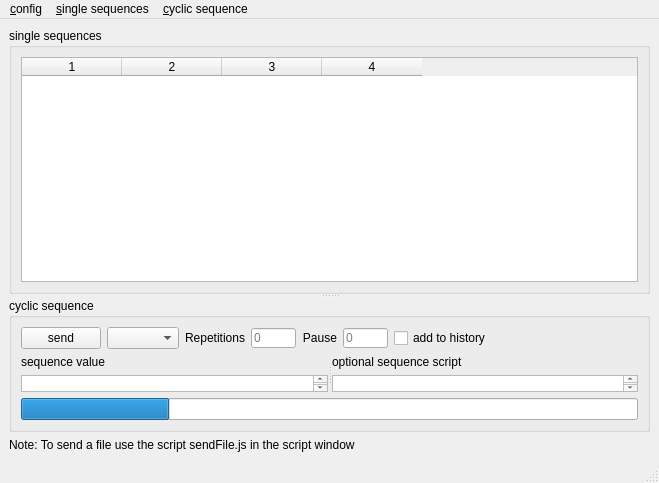
<?xml version="1.0" encoding="UTF-8"?>
<ui version="4.0">
 <class>SendWindow</class>
 <widget class="QMainWindow" name="SendWindow">
  <property name="geometry">
   <rect>
    <x>0</x>
    <y>0</y>
    <width>659</width>
    <height>483</height>
   </rect>
  </property>
  <property name="sizePolicy">
   <sizepolicy hsizetype="Preferred" vsizetype="Preferred">
    <horstretch>0</horstretch>
    <verstretch>0</verstretch>
   </sizepolicy>
  </property>
  <property name="windowTitle">
   <string>Send</string>
  </property>
  <property name="windowIcon">
   <iconset resource="ScriptCommunicator.qrc">
    <normaloff>:/images/send.png</normaloff>:/images/send.png</iconset>
  </property>
  <widget class="QWidget" name="centralwidget">
   <layout class="QVBoxLayout" name="verticalLayout_5">
    <item>
     <widget class="QSplitter" name="windowSplitter">
      <property name="orientation">
       <enum>Qt::Vertical</enum>
      </property>
      <widget class="QGroupBox" name="groupBox">
       <property name="title">
        <string>single sequences</string>
       </property>
       <layout class="QVBoxLayout" name="verticalLayout">
        <item>
         <widget class="SequenceTableView" name="tableWidget">
          <property name="toolTip">
           <string>to send a sequence press the corresponding row with right mouse button</string>
          </property>
          <property name="editTriggers">
           <set>QAbstractItemView::AnyKeyPressed|QAbstractItemView::DoubleClicked|QAbstractItemView::EditKeyPressed</set>
          </property>
          <property name="dragEnabled">
           <bool>false</bool>
          </property>
          <property name="dragDropOverwriteMode">
           <bool>false</bool>
          </property>
          <property name="dragDropMode">
           <enum>QAbstractItemView::NoDragDrop</enum>
          </property>
          <property name="defaultDropAction">
           <enum>Qt::IgnoreAction</enum>
          </property>
          <property name="selectionMode">
           <enum>QAbstractItemView::SingleSelection</enum>
          </property>
          <property name="selectionBehavior">
           <enum>QAbstractItemView::SelectRows</enum>
          </property>
          <property name="textElideMode">
           <enum>Qt::ElideLeft</enum>
          </property>
          <property name="rowCount">
           <number>0</number>
          </property>
          <property name="columnCount">
           <number>4</number>
          </property>
          <attribute name="horizontalHeaderVisible">
           <bool>true</bool>
          </attribute>
          <attribute name="horizontalHeaderCascadingSectionResizes">
           <bool>false</bool>
          </attribute>
          <attribute name="horizontalHeaderHighlightSections">
           <bool>false</bool>
          </attribute>
          <attribute name="verticalHeaderVisible">
           <bool>true</bool>
          </attribute>
          <attribute name="verticalHeaderHighlightSections">
           <bool>false</bool>
          </attribute>
          <column/>
          <column/>
          <column/>
          <column/>
         </widget>
        </item>
       </layout>
      </widget>
      <widget class="QGroupBox" name="groupBox_2">
       <property name="title">
        <string>cyclic sequence</string>
       </property>
       <layout class="QVBoxLayout" name="verticalLayout_4" stretch="0,1,0">
        <item>
         <layout class="QHBoxLayout" name="horizontalLayout">
          <item>
           <widget class="QPushButton" name="SendPushButton">
            <property name="enabled">
             <bool>true</bool>
            </property>
            <property name="text">
             <string>send</string>
            </property>
           </widget>
          </item>
          <item>
           <widget class="QComboBox" name="CyclicSendFormat">
            <property name="toolTip">
             <string>data format</string>
            </property>
           </widget>
          </item>
          <item>
           <widget class="QLabel" name="Repetition_Label">
            <property name="toolTip">
             <string>number of repetitions (if 0 is entered the data is sent only once, if 1 is entered the data is sent twice)</string>
            </property>
            <property name="text">
             <string>Repetitions</string>
            </property>
            <property name="alignment">
             <set>Qt::AlignRight|Qt::AlignTrailing|Qt::AlignVCenter</set>
            </property>
           </widget>
          </item>
          <item>
           <widget class="QLineEdit" name="CyclicSendRepetition">
            <property name="sizePolicy">
             <sizepolicy hsizetype="Fixed" vsizetype="Fixed">
              <horstretch>0</horstretch>
              <verstretch>0</verstretch>
             </sizepolicy>
            </property>
            <property name="maximumSize">
             <size>
              <width>45</width>
              <height>20</height>
             </size>
            </property>
            <property name="baseSize">
             <size>
              <width>100</width>
              <height>20</height>
             </size>
            </property>
            <property name="toolTip">
             <string>number of repetitions (if 0 is entered the data is sent only once, if 1 is entered the data is sent twice)</string>
            </property>
            <property name="inputMask">
             <string/>
            </property>
            <property name="alignment">
             <set>Qt::AlignLeading|Qt::AlignLeft|Qt::AlignVCenter</set>
            </property>
            <property name="placeholderText">
             <string>0</string>
            </property>
           </widget>
          </item>
          <item>
           <widget class="QLabel" name="PauseLabel">
            <property name="toolTip">
             <string>pause in milliseconds between two repetitions</string>
            </property>
            <property name="text">
             <string>Pause</string>
            </property>
            <property name="alignment">
             <set>Qt::AlignRight|Qt::AlignTrailing|Qt::AlignVCenter</set>
            </property>
           </widget>
          </item>
          <item>
           <widget class="QLineEdit" name="CyclicSendPause">
            <property name="sizePolicy">
             <sizepolicy hsizetype="Fixed" vsizetype="Fixed">
              <horstretch>0</horstretch>
              <verstretch>0</verstretch>
             </sizepolicy>
            </property>
            <property name="maximumSize">
             <size>
              <width>45</width>
              <height>20</height>
             </size>
            </property>
            <property name="toolTip">
             <string>pause in milliseconds between two repetitions</string>
            </property>
            <property name="inputMask">
             <string/>
            </property>
            <property name="alignment">
             <set>Qt::AlignLeading|Qt::AlignLeft|Qt::AlignVCenter</set>
            </property>
            <property name="placeholderText">
             <string>0</string>
            </property>
           </widget>
          </item>
          <item>
           <widget class="QCheckBox" name="addToHistoryCheckBox">
            <property name="toolTip">
             <string>check if the cyclic data should be added to the send history</string>
            </property>
            <property name="text">
             <string>add to history</string>
            </property>
           </widget>
          </item>
          <item>
           <spacer name="horizontalSpacer">
            <property name="orientation">
             <enum>Qt::Horizontal</enum>
            </property>
            <property name="sizeHint" stdset="0">
             <size>
              <width>40</width>
              <height>20</height>
             </size>
            </property>
           </spacer>
          </item>
         </layout>
        </item>
        <item>
         <widget class="QSplitter" name="cyclicAreaSplitter">
          <property name="orientation">
           <enum>Qt::Horizontal</enum>
          </property>
          <widget class="QWidget" name="verticalLayoutWidget_2">
           <layout class="QVBoxLayout" name="verticalLayout_3" stretch="0,1">
            <item>
             <widget class="QLabel" name="label_3">
              <property name="text">
               <string>sequence value</string>
              </property>
             </widget>
            </item>
            <item>
             <widget class="SendWindowTextEdit" name="CyclicSendInput">
              <property name="sizePolicy">
               <sizepolicy hsizetype="Expanding" vsizetype="Ignored">
                <horstretch>0</horstretch>
                <verstretch>0</verstretch>
               </sizepolicy>
              </property>
              <property name="minimumSize">
               <size>
                <width>0</width>
                <height>0</height>
               </size>
              </property>
              <property name="maximumSize">
               <size>
                <width>16777215</width>
                <height>16777215</height>
               </size>
              </property>
              <property name="toolTip">
               <string>the send data</string>
              </property>
             </widget>
            </item>
           </layout>
          </widget>
          <widget class="QWidget" name="verticalLayoutWidget">
           <layout class="QVBoxLayout" name="verticalLayout_2" stretch="0,1">
            <item>
             <widget class="QLabel" name="label_2">
              <property name="text">
               <string>optional sequence script</string>
              </property>
             </widget>
            </item>
            <item>
             <widget class="CyclicScriptTextEdit" name="CyclicSendScript">
              <property name="sizePolicy">
               <sizepolicy hsizetype="Expanding" vsizetype="Ignored">
                <horstretch>0</horstretch>
                <verstretch>0</verstretch>
               </sizepolicy>
              </property>
              <property name="minimumSize">
               <size>
                <width>0</width>
                <height>0</height>
               </size>
              </property>
              <property name="maximumSize">
               <size>
                <width>16777215</width>
                <height>16777215</height>
               </size>
              </property>
              <property name="toolTip">
               <string>path to the (optional) sequence send script</string>
              </property>
             </widget>
            </item>
           </layout>
          </widget>
         </widget>
        </item>
        <item>
         <widget class="QProgressBar" name="SendProgressBar">
          <property name="value">
           <number>24</number>
          </property>
          <property name="textVisible">
           <bool>false</bool>
          </property>
         </widget>
        </item>
       </layout>
      </widget>
     </widget>
    </item>
    <item>
     <widget class="QLabel" name="label">
      <property name="text">
       <string>Note: To send a file use the script sendFile.js in the script window</string>
      </property>
     </widget>
    </item>
   </layout>
  </widget>
  <widget class="QMenuBar" name="menubar">
   <property name="geometry">
    <rect>
     <x>0</x>
     <y>0</y>
     <width>659</width>
     <height>21</height>
    </rect>
   </property>
   <widget class="QMenu" name="menuSequence">
    <property name="title">
     <string>&amp;single sequences</string>
    </property>
    <addaction name="action_new"/>
    <addaction name="separator"/>
    <addaction name="actionAddSequenceScript"/>
    <addaction name="actionCreateSequenceScript"/>
    <addaction name="actionEditScript"/>
    <addaction name="actionDebugSequenceScript"/>
    <addaction name="separator"/>
    <addaction name="actionRemoveScript"/>
    <addaction name="action_delete"/>
    <addaction name="separator"/>
    <addaction name="actionMoveUp"/>
    <addaction name="actionMoveDown"/>
    <addaction name="separator"/>
    <addaction name="actionEditAllSequenceScripts"/>
   </widget>
   <widget class="QMenu" name="menuConfig">
    <property name="title">
     <string>&amp;config</string>
    </property>
    <addaction name="action_save"/>
    <addaction name="actionSave_as"/>
    <addaction name="actionLoad"/>
    <addaction name="actionUnload"/>
   </widget>
   <widget class="QMenu" name="menuCyclic_sequence">
    <property name="title">
     <string>&amp;cyclic sequence</string>
    </property>
    <addaction name="actionAddCyclicScript"/>
    <addaction name="actionEditCyclicScript"/>
    <addaction name="actionCopySequenceFromTable"/>
    <addaction name="actionDebugCyclicSequenceScript"/>
   </widget>
   <addaction name="menuConfig"/>
   <addaction name="menuSequence"/>
   <addaction name="menuCyclic_sequence"/>
  </widget>
  <widget class="QStatusBar" name="statusbar"/>
  <action name="actionEditScript">
   <property name="text">
    <string>edit sequence script</string>
   </property>
   <property name="shortcut">
    <string>Ctrl+E</string>
   </property>
  </action>
  <action name="action_delete">
   <property name="text">
    <string>&amp;delete sequence</string>
   </property>
   <property name="shortcut">
    <string>Ctrl+D</string>
   </property>
  </action>
  <action name="action_save">
   <property name="text">
    <string>&amp;save config</string>
   </property>
   <property name="shortcut">
    <string>Ctrl+S</string>
   </property>
  </action>
  <action name="actionSave_as">
   <property name="text">
    <string>save config as</string>
   </property>
  </action>
  <action name="actionLoad">
   <property name="text">
    <string>load config</string>
   </property>
   <property name="shortcut">
    <string>Ctrl+L</string>
   </property>
  </action>
  <action name="actionUnload">
   <property name="text">
    <string>unload config</string>
   </property>
  </action>
  <action name="actionRemoveScript">
   <property name="text">
    <string>remove sequence script</string>
   </property>
  </action>
  <action name="action_new">
   <property name="text">
    <string>new sequence</string>
   </property>
   <property name="shortcut">
    <string>Ctrl+N</string>
   </property>
  </action>
  <action name="actionAddSequenceScript">
   <property name="text">
    <string>add sequence script</string>
   </property>
   <property name="shortcut">
    <string>Ctrl+A</string>
   </property>
  </action>
  <action name="actionCreateSequenceScript">
   <property name="text">
    <string>create sequence script</string>
   </property>
   <property name="shortcut">
    <string>Ctrl+C</string>
   </property>
  </action>
  <action name="actionMoveDown">
   <property name="enabled">
    <bool>false</bool>
   </property>
   <property name="text">
    <string>move down</string>
   </property>
   <property name="toolTip">
    <string>move sequence-table entry down</string>
   </property>
   <property name="shortcut">
    <string>Ctrl+Down</string>
   </property>
  </action>
  <action name="actionMoveUp">
   <property name="enabled">
    <bool>false</bool>
   </property>
   <property name="text">
    <string>move up</string>
   </property>
   <property name="toolTip">
    <string>move sequence-table entry up</string>
   </property>
   <property name="shortcut">
    <string>Ctrl+Up</string>
   </property>
  </action>
  <action name="actionAddCyclicScript">
   <property name="text">
    <string>add sequence script</string>
   </property>
  </action>
  <action name="actionEditCyclicScript">
   <property name="enabled">
    <bool>false</bool>
   </property>
   <property name="text">
    <string>edit sequence script</string>
   </property>
  </action>
  <action name="actionCopySequenceFromTable">
   <property name="enabled">
    <bool>false</bool>
   </property>
   <property name="text">
    <string>copy sequence from table</string>
   </property>
   <property name="shortcut">
    <string>Ctrl+Shift+C</string>
   </property>
  </action>
  <action name="actionDebugSequenceScript">
   <property name="text">
    <string>debug sequence script</string>
   </property>
  </action>
  <action name="actionDebugCyclicSequenceScript">
   <property name="text">
    <string>debug sequence script</string>
   </property>
  </action>
  <action name="actionEditAllSequenceScripts">
   <property name="text">
    <string>edit all sequence scripts</string>
   </property>
   <property name="shortcut">
    <string>Ctrl+Shift+A</string>
   </property>
  </action>
 </widget>
 <customwidgets>
  <customwidget>
   <class>SendWindowTextEdit</class>
   <extends>QPlainTextEdit</extends>
   <header>sendwindow.h</header>
  </customwidget>
  <customwidget>
   <class>CyclicScriptTextEdit</class>
   <extends>QPlainTextEdit</extends>
   <header>sendwindow.h</header>
  </customwidget>
  <customwidget>
   <class>SequenceTableView</class>
   <extends>QTableWidget</extends>
   <header>sequencetableview.h</header>
  </customwidget>
 </customwidgets>
 <resources>
  <include location="ScriptCommunicator.qrc"/>
 </resources>
 <connections/>
</ui>
